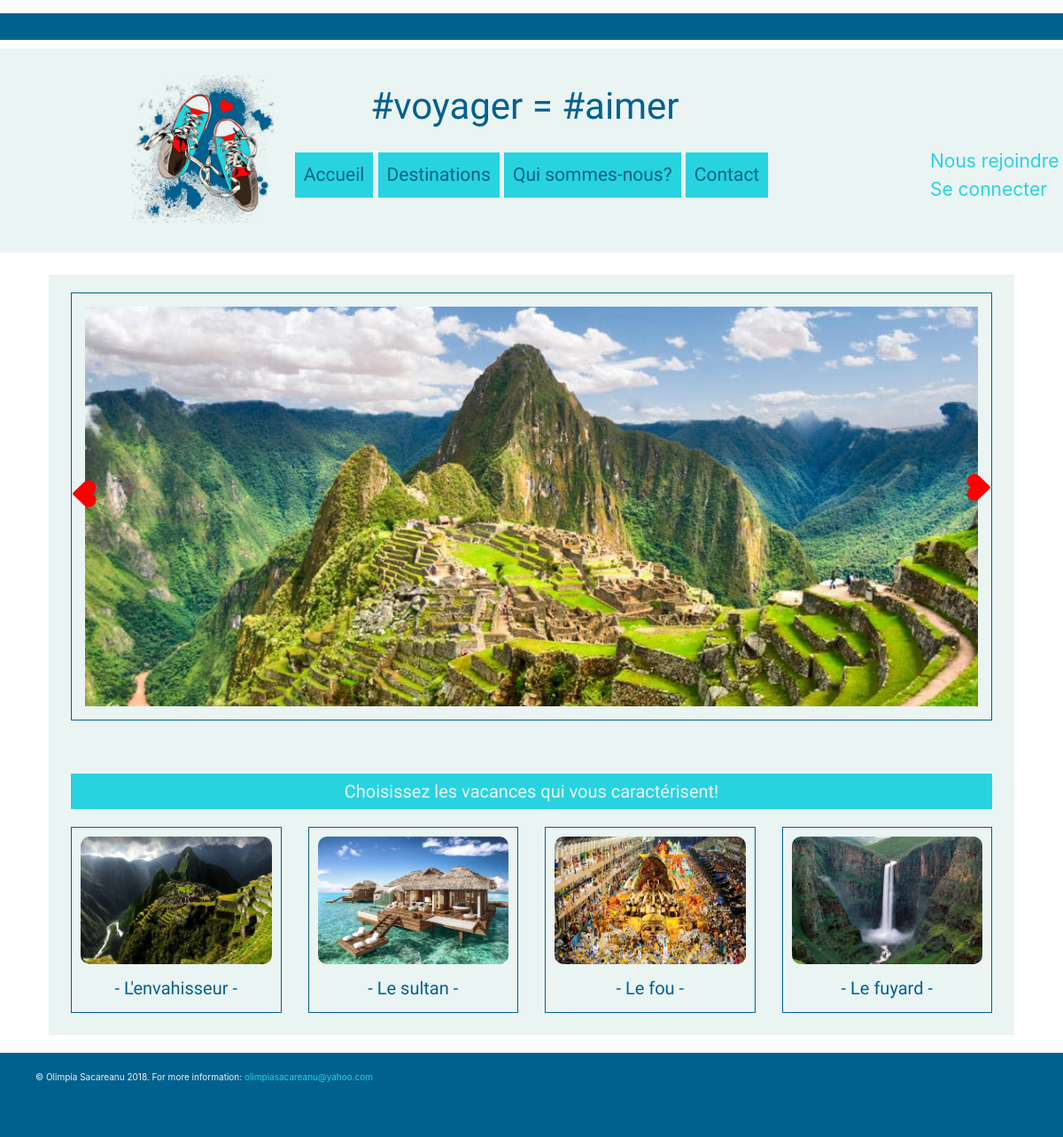
The app's page /home.php with its own data.
### tables this page shows
CREATE TABLE IF NOT EXISTS `destination` (
  `ID` int(11) NOT NULL AUTO_INCREMENT,
  `title` varchar(60) NOT NULL,
  `description` text NOT NULL,
  `category` varchar(60) NOT NULL,
  `picture` varchar(50) NOT NULL,
  `slider` varchar(50) NOT NULL,
  PRIMARY KEY (`ID`)
);

CREATE TABLE IF NOT EXISTS `category` (
  `ID` int(11) NOT NULL AUTO_INCREMENT,
  `title` varchar(60) NOT NULL,
  PRIMARY KEY (`ID`)
);

### home.php (called while the page is built, shortened)
<?php
include 'connection.php';
$query = $db->prepare('SELECT category.ID, category.title, destination.picture as picture
						FROM category
						INNER JOIN destination ON category.ID = destination.category
						GROUP BY category');
$query->execute();
$categories = $query -> fetchAll();
$query = $db->prepare('SELECT ID, title, description, picture, slider FROM destination ');
$query->execute();
$destinations = $query->fetchAll();
include 'layout.phtml';

### home.phtml (the view)
<div class="home-container">
	<section>
		<div class='controll'>
            <i class="fas fa-backward fa-heart"></i>
            <i class="fas fa-forward fa-heart"></i>
	    </div>
	    <?php foreach ($destinations as $destination): ?>
		<div class='slider'>
			<img src="img/<?= htmlspecialchars($destination['slider']) ?>">
		</div>
		<?php endforeach ?>
	</section>
	<div class="style">
		<h2>Choisissez les vacances qui vous caractérisent!</h2>
	</div>
	<section>
	<div class="row">
			<?php foreach ($categories as $category): ?>
				<div class="col-lg-3 col-sm-6">
					<section>
						<img src="img/<?= htmlspecialchars($category['picture']) ?>" alt="img">
						<a href="category.php?id=<?= htmlspecialchars($category['ID']) ?>"><h2>- <?= htmlspecialchars($category['title']) ?> -</h2></a>
					</section>
				</div>
			<?php endforeach ?>
	</div>
	</section>
</div>

### main9.css (style rules this page uses)
html { font-size: 62.5%; }
a { text-decoration: none; color: #00618e; }
h1, h2 { font-family: Love Ya Like A Sister; }
.row img { width: 100%; }
.home-container .slider img { width: 100%; }
.home-container .controll { display: none; }
.home-container .style h2 { background-color: #28d3e0; padding: 8px; text-align: center; font-family: Satisfy; color: #eaf4f3; margin: 10px 0; }
.home-container section h2 { text-align:center; font-family: Love Ya Like A Sister; margin:5px; color: #00618e; }
@media screen and (min-width: 1024px) { img { border-radius: 10px; } }
@media screen and (min-width: 1024px) { .home-container .slider img { border: 1px solid #00618e; padding:15px; position: relative; top: -50px; border-radius: 0; } }
@media screen and (min-width: 1024px) { .home-container .controll { position: relative; top: 200px; color: red; font-size: 2em; z-index: 1000; display: block; } }
@media screen and (min-width: 1024px) { .home-container .controll .fa-backward { -webkit-transform: rotate(90deg); -moz-transform: rotate(90deg); -o-transform: rotate(90deg); -ms-transform: rotate(90deg); transform: rotate(90deg); } }
@media screen and (min-width: 1024px) { .home-container .controll .fa-forward { -webkit-transform: rotate(270deg); -moz-transform: rotate(270deg); -o-transform: rotate(270deg); -ms-transform: rotate(270deg); transform: rotate(270deg); float: right; } }
@media screen and (min-width: 1024px) { .home-container .style h2 { background-color: #28d3e0; padding: 8px; text-align: center; font-family: Satisfy; color: #eaf4f3; margin-bottom: 20px; } }
@media screen and (min-width: 1024px) { .home-container .row section { padding: 10px; border: 1px solid #00618e; } }
@media screen and (min-width: 1024px) { .home-container .row img { margin-bottom: 10px; } }
@media screen and (min-width: 1024px) { .home-container .row a { text-decoration: none; color: #00618e; font-family: Love Ya Like A Sister; text-align: center; } }

### records on screen
destination: slider (picture)
category: shows a picture, title "L'envahisseur"
category: shows a picture, title "Le sultan"
category: shows a picture, title "Le fou"
category: shows a picture, title "Le fuyard"
